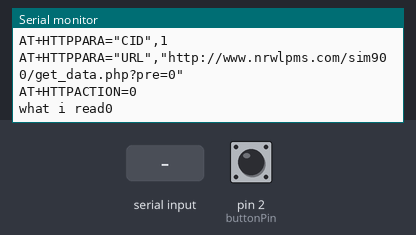
Bench run of a sketch on a simulated Arduino Mega 2560, built with avr-gcc and run on an emulated ATmega2560. On the bench: the last lines printed to the serial monitor. Inputs (shaded band) come from the test bench; at power-on: pin 2 (buttonPin) HIGH.

Above: at 9.7 s.
9.8 s: "AT+\n" received over the second serial link
At 11.1 s:
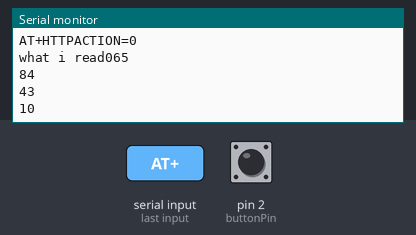
12.9 s: "+HTTPACTION:\n" received over the second serial link
At 14.3 s:
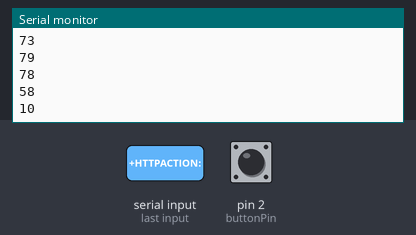
Timing chart, 0 to 15.4 s (numbered marks = the images above; inputs shaded):
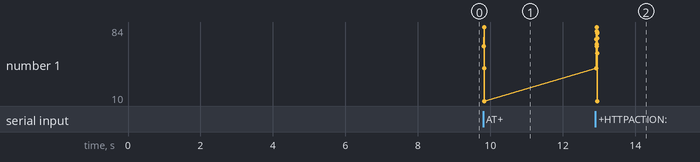

The sketch:

secon_try_mega_sim900_i2c_lcd_keypad_reed_sd_reader.ino
```cpp
#include<SoftwareSerial.h>
SoftwareSerial GSM(18,19);  //RX/TX
//SoftwareSerial GSM(7,8);
//GSM specific settings
enum _parseState {
  PS_DETECT_MSG_TYPE,

  PS_IGNORING_COMMAND_ECHO,

  PS_HTTPACTION_TYPE,
  PS_HTTPACTION_RESULT,
  PS_HTTPACTION_LENGTH,

  PS_HTTPREAD_LENGTH,
  PS_HTTPREAD_CONTENT
};

enum _actionState{
  AS_IDLE,
  AS_WAITING_FOR_RESPONSE
};

unsigned long data = millis();
char url[130];
byte actionState = AS_IDLE;
unsigned long lastActionTime = 0;

byte parseState = PS_DETECT_MSG_TYPE;
char buffer[80];
byte pos = 0;

int contentLength = 0;

void resetBuffer() {
  memset(buffer, 0, sizeof(buffer));
  pos = 0;
}

void sendGSM(const char* msg, int waitMs = 500) {
  Serial.println(msg);
  delay(waitMs);
  while(GSM.available()) {
    maryam(GSM.read());
  }
}
//GSM specific settings

const int  buttonPin = 2;    // the pin that the reed switch is attached to
int buttonPushCounter = 0;   // counter for the number of times reed switch detects magnet presses
int buttonState = 0;         // current state of the reed switch

long previousMillisSd;
long intervalSd = 4000;

void setup()
{
  //start GSM

  GSM.begin(19200);
  GSM.println("i am working");
  Serial.begin(19200);
  Serial.println("i am alive");
  //start Serial
  //Serial.begin(19200);
  //Serial.println("be dengel maryam sem");

  sendGSM("AT+SAPBR=3,1,\"APN\",\"internet\"");
  sendGSM("AT+SAPBR=1,1",3000);
  sendGSM("AT+HTTPINIT");
  sendGSM("AT+HTTPPARA=\"CID\",1");

}

void loop()
{

   buttonState = digitalRead(buttonPin);

   if (buttonState != HIGH) {
     buttonPushCounter++;
     GSM.println("on");
     GSM.print("number of button pushes: ");
     GSM.println(buttonPushCounter);
     delay(50);
   }

     //saves reed switch data to sdreader
  if(millis() - previousMillisSd > intervalSd){
    GSM.println("in if");
    //writeToSdCard();
    sendToServer();
    previousMillisSd = millis();

  }

  while(GSM.available()) {
    previousMillisSd = millis();
    maryam(GSM.read());
  }

  delay(50);
}

int sendToServer(){
   if(actionState == AS_IDLE){
      GSM.println("sending...");
      sprintf(url,"AT+HTTPPARA=\"URL\",\"http://www.nrwlpms.com/sim900/get_data.php?pre=%d\"",buttonPushCounter);
      sendGSM(url);
      sendGSM("AT+HTTPACTION=0");
      buttonPushCounter=0;
      delay(500);
      byte x = 0;
      while(GSM.available()) {
        x = GSM.read();

      }
              Serial.print("what i read");
      Serial.print(x);
      //actionState = AS_WAITING_FOR_RESPONSE;
  }else{
    GSM.println(actionState);
  }
}

void maryam(byte b){

  Serial.println(b);
}

void parseATText(byte b) {

  buffer[pos++] = b;

  if ( pos >= sizeof(buffer) )
    resetBuffer(); // just to be safe

  /*
   // Detailed debugging
   Serial.println();
   Serial.print("state = ");
   Serial.println(state);
   Serial.print("b = ");
   Serial.println(b);
   Serial.print("pos = ");
   Serial.println(pos);
   Serial.print("buffer = ");
   Serial.println(buffer);*/

  switch (parseState) {
  case PS_DETECT_MSG_TYPE:
    {
      if ( b == '\n' )
        resetBuffer();
      else {
        if ( pos == 3 && strcmp(buffer, "AT+") == 0 ) {
          parseState = PS_IGNORING_COMMAND_ECHO;
        }
        else if ( b == ':' ) {
          //Serial.print("Checking message type: ");
          //Serial.println(buffer);

          if ( strcmp(buffer, "+HTTPACTION:") == 0 ) {
            Serial.println("Received HTTPACTION");
            parseState = PS_HTTPACTION_TYPE;
          }
          else if ( strcmp(buffer, "+HTTPREAD:") == 0 ) {
            Serial.println("Received HTTPREAD");
            parseState = PS_HTTPREAD_LENGTH;
          }
          resetBuffer();
        }
      }
    }
    break;

  case PS_IGNORING_COMMAND_ECHO:
    {
      if ( b == '\n' ) {
        Serial.print("Ignoring echo: ");
        Serial.println(buffer);
        parseState = PS_DETECT_MSG_TYPE;
        resetBuffer();
      }
    }
    break;

  case PS_HTTPACTION_TYPE:
    {
      if ( b == ',' ) {
        Serial.print("HTTPACTION type is ");
        Serial.println(buffer);
        parseState = PS_HTTPACTION_RESULT;
        resetBuffer();
      }
    }
    break;

  case PS_HTTPACTION_RESULT:
    {
      if ( b == ',' ) {
        Serial.print("HTTPACTION result is ");
        Serial.println(buffer);
        parseState = PS_HTTPACTION_LENGTH;
        resetBuffer();
      }
    }
    break;

  case PS_HTTPACTION_LENGTH:
    {
      if ( b == '\n' ) {
        Serial.print("HTTPACTION length is ");
        Serial.println(buffer);

        // now request content
        GSM.print("AT+HTTPREAD=0,");
        GSM.println(buffer);

        parseState = PS_DETECT_MSG_TYPE;
        resetBuffer();
      }
    }
    break;

  case PS_HTTPREAD_LENGTH:
    {
      if ( b == '\n' ) {
        contentLength = atoi(buffer);
        Serial.print("HTTPREAD length is ");
        Serial.println(contentLength);

        Serial.print("HTTPREAD content: ");

        parseState = PS_HTTPREAD_CONTENT;
        resetBuffer();
      }
    }
    break;

  case PS_HTTPREAD_CONTENT:
    {
      // for this demo I'm just showing the content bytes in the serial monitor
      //Serial.write(b);
      //Serial.write("ass");
      //char s[11];
      //memcpy(s, b, sizeof b);
      //Serial.write(s);
      if(b == 'Y'){
        Serial.write("yes");
      }else{
        Serial.write("no");
      }
      contentLength--;

      if ( contentLength <= 0 ) {

        // all content bytes have now been read

        parseState = PS_DETECT_MSG_TYPE;
        resetBuffer();

        Serial.print("\n\n\n");

        actionState = AS_IDLE;
      }
    }
    break;
  }
}
```

Measured:
- after the input at 9.8 s, the serial monitor: prints a new line at once (image 1)
- after the input at 12.9 s, the serial monitor: prints a new line at once (image 2)
